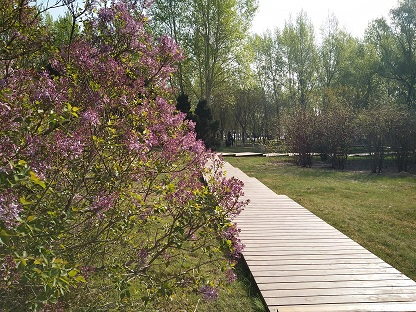
#> input picture chap43_图形的几何变换/image/demo.png, 416 x 312 px
$ python 'demo04_图像向左倾斜.py'
#> lines starting #> are read from the running program, lines starting #| are printed output that depends on the picture
# coding:utf-8
import cv2
import numpy as np

img=cv2.imread("../image/demo.png")    # 读取图像
#> img is the input picture: shape (312, 416, 3); mean B, G, R 93.8, 116.8, 123.1
rows,cols=img.shape[:2] # 获取图像的行数与列数
#> rows = 312; cols = 416
p1=np.zeros((3,2),dtype=np.float32) # 构建原图像的三个点的坐标
p1[0]=[0,0] # 第一个点的坐标
p1[1]=[cols-1,0] # 第二个点的坐标
p1[2]=[0,rows-1] # 第三个点的坐标
p2=np.zeros((3,2),dtype=np.float32) # 构建变换后的三个点的坐标
p2[0]=[0,0]    # 第一个点的坐标
p2[1]=[cols-1-50,0] # 第二个点的坐标
p2[2]=[50,rows-1]   # 第三个点的坐标
M=cv2.getAffineTransform(p1,p2) # 获取仿射变换矩阵
dst=cv2.warpAffine(img,M,(cols,rows))    # 对图像进行仿射变换
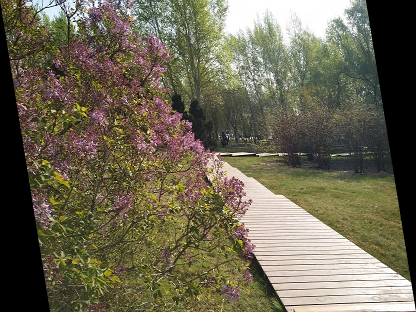
#> dst: shape (312, 416, 3); mean B, G, R 82.5, 102.8, 108.3
cv2.imshow("img",img)   # 显示原图像
cv2.imshow("dst",dst)   # 显示仿射变换后的图像
cv2.waitKey()   # 等待按键按下
cv2.destroyAllWindows() # 关闭所有窗口
